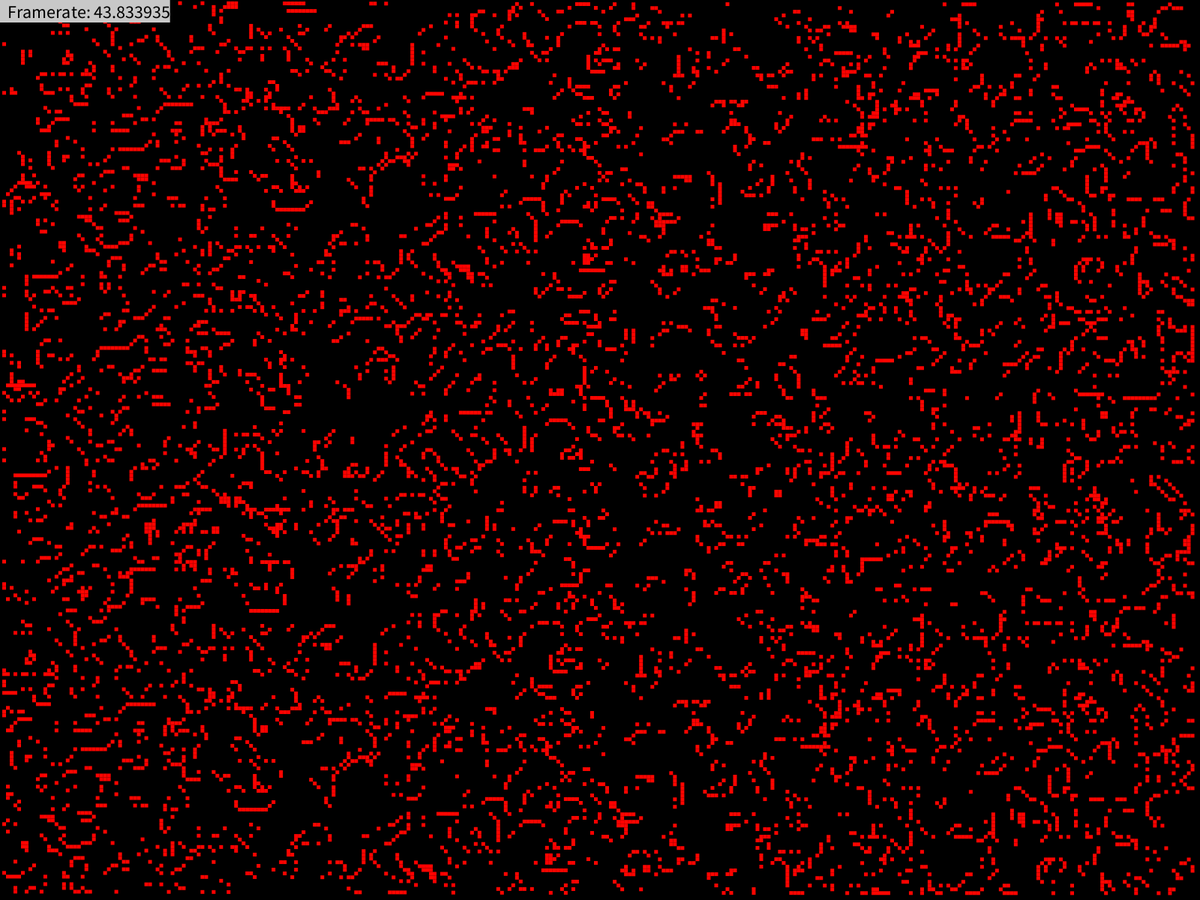
Frame 1 (no input)
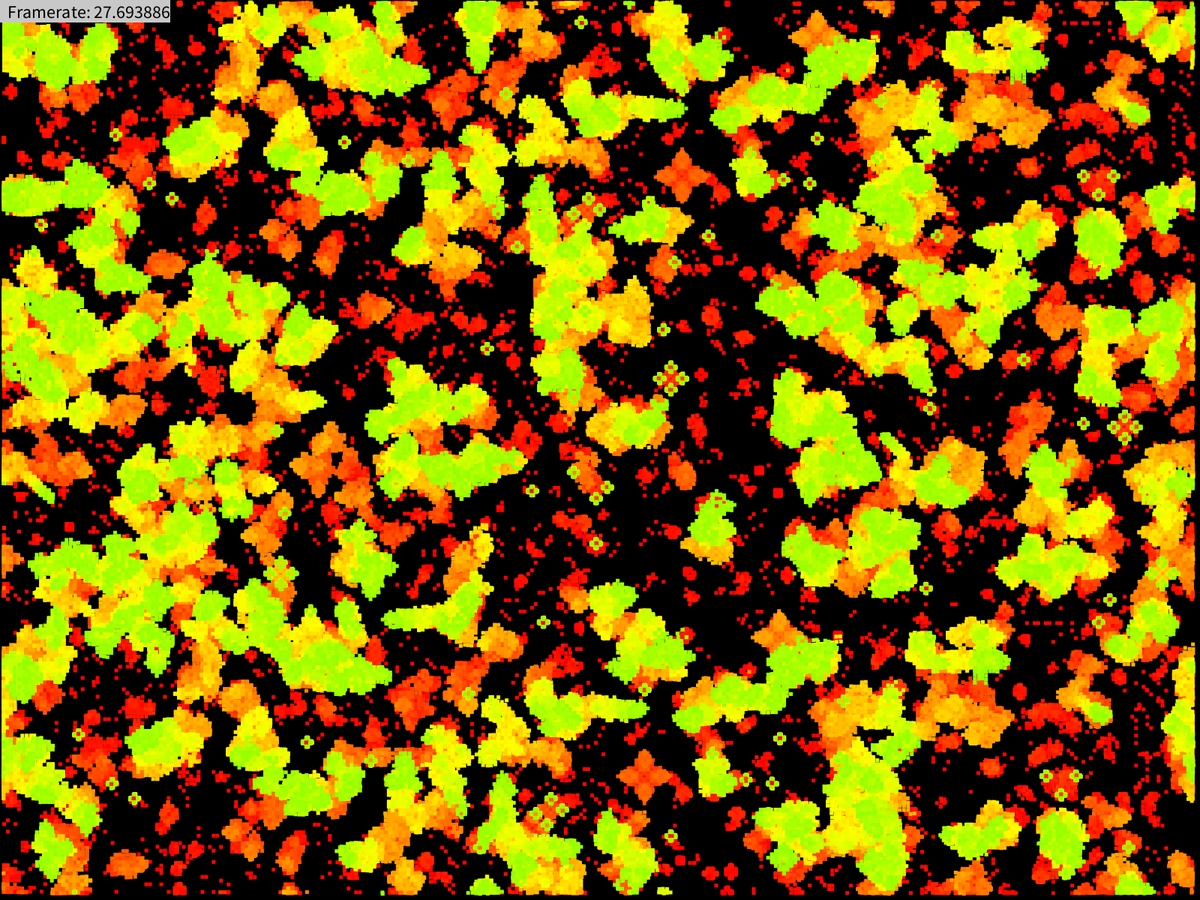
Frame 60 (the mouse pressed at the canvas centre just before this capture)
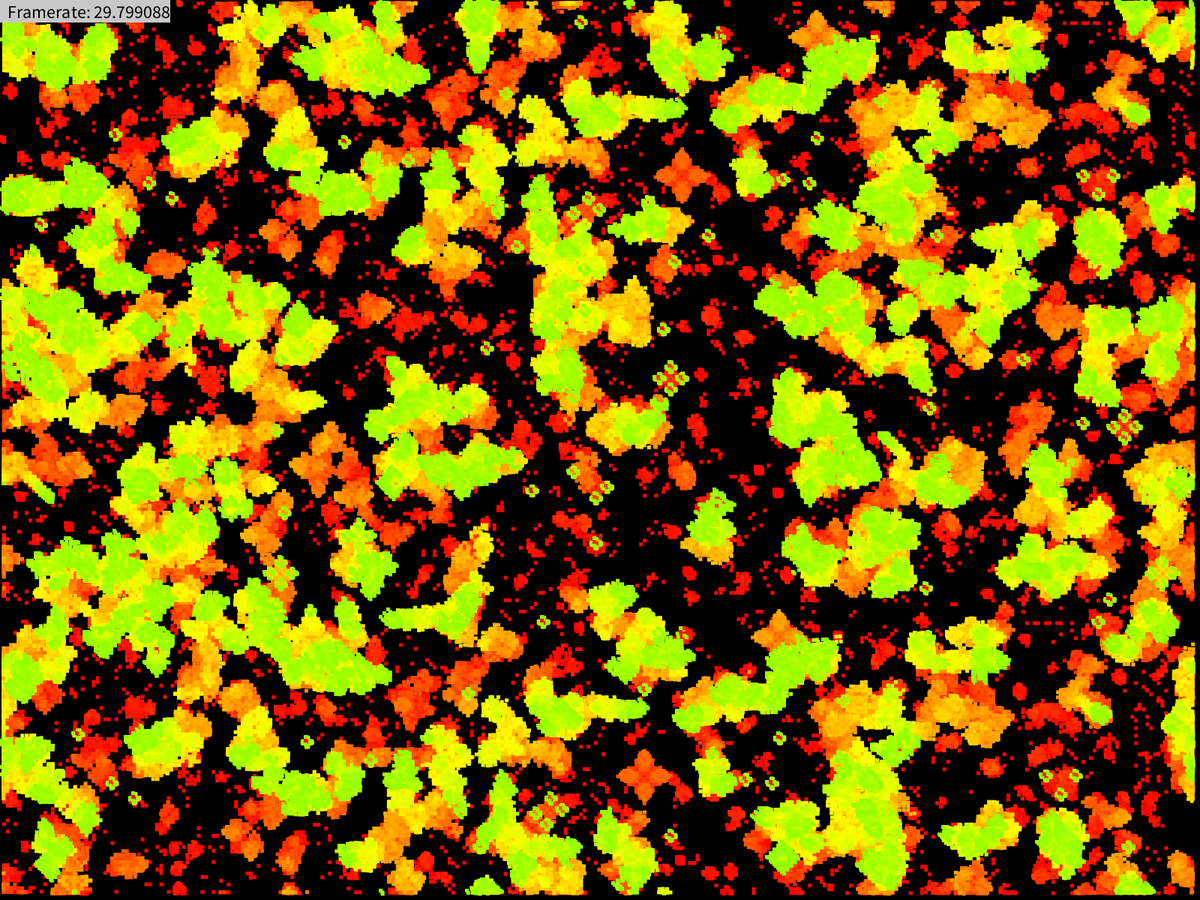
Frame 120 (the mouse held since frame 60 and released just before this capture)

The Processing sketch that drew these frames (run headless with seeded random() and noise(); from frame 60 on, the mouse is pressed at the canvas centre):

// Processing sketch: GameOfLife
// ── GameOfLife.pde
CellularAutomaton life;
float cellSize = 5;
float seedProbability = 0.5;
float noiseRate = 0.3;
boolean pause, drawing, draw_bg; // If the user has paused the program or is drawing

void setup()
{ fullScreen();
  frameRate(30);
  life = new CellularAutomaton(cellSize, seedProbability);
  life.draw();
  pause = false; drawing = false; draw_bg=false;
  background(0);
}

void draw()
{ if(!pause && !drawing)  {  life.step(); }
  life.draw();
  displayFrameRate();
}

void keyPressed()
{ if (key == 'r' || key == 'R')
  { life.reset();
    life.draw();
  }
  
  if (key == 'p' || key == 'P')  {  pause = !pause; }
  
  if (key == 's' || key == 'S')  {  life.step(); }
  
  if (key == '+')  {  frameRate(frameRate*1.5); }
  if (key == '-')  {  if(frameRate > 1)  {frameRate(frameRate/1.5);} }
  
  if (key == 'c')  {  life.clear(); }
  
  if (key == 'f')  {  frameRate(30); }
  if (key == 'b')  {  draw_bg = !draw_bg; }
}

void mousePressed()  {  drawing = true; }
void mouseDragged()  {  life.addAt(mouseX, mouseY); }
void mouseReleased()  {  drawing = false; }

void displayFrameRate()
{
  String text = "Framerate: " + frameRate;
  fill(200);
  textSize(24);
  rectMode(CORNER);
  rect(0, 0, textWidth(text)+10, 30);
  fill(0);
  text(text, 10, 24);
}
  

  
  
  
// ── cellularAutomaton.pde
class CellularAutomaton
{
  Cell[][] cell;
  Cell[][] previousCell;
  int cols;
  int rows;
  float seedProbability;
  
  CellularAutomaton(float cellSize, float seedProbability)
  { 
    // Calculate dimensions of the grid
    cols = int(width/cellSize)-2;
    rows = int(height/cellSize)-2;
    
    // Initialize a randomized grid
    this.seedProbability = seedProbability;
    cell = new Cell[rows][cols];
    previousCell = new Cell[rows][cols];
    for(int i=0; i<rows; i++)
    { 
      for (int j=0; j<cols; j++)
      { 
        cell[i][j] = new Cell(seedProbability, i, j);
        previousCell[i][j] = new Cell(seedProbability, i, j); 
      }
    }
  }
  
  void draw()
  {
    if (draw_bg) {
      background(0);
    }
    rectMode(CENTER);
    colorMode(HSB);
    noStroke();
    for (int i=0; i<rows; i++)
    {
      for (int j=0; j<cols; j++)
      {
        if (cell[i][j].isAlive())
        {
          // Get positions on the screen
          float x = j*cellSize + cellSize/2;
          float y = i*cellSize + cellSize/2;
          
          if(!drawing)
          {
            x += cellSize*noise((i+100*j)*frameCount*0.00005);
            y += cellSize*noise((i+100*j)*frameCount*0.00005 + 1000);
          }
          
          // Draw cell 
          fill(cell[i][j].birthTime() % 255, 255, 255);
          rect(x, y, cellSize, cellSize);
        }
      }
      
    }
  }
  
  void step()
  {
    // Save a snapshot of the current state
    saveStates();
    // Update the state of each cell
    for (int i=0; i<rows; i++)
    {
      for(int j=0; j<cols; j++)
      {
        int aliveNeighbors = aliveNeighbourCount(i, j);  
        if(cell[i][j].isAlive())
        {
          if(aliveNeighbors < 2)  {  cell[i][j].Die(); } // Die of solitude
          else if (aliveNeighbors > 3)  {  cell[i][j].Die(); } // Die of overpopulation
        }
        else // It is a dead cell
        {
          if (aliveNeighbors == 3)  {  cell[i][j].Live(); } // Just the right number
        }
      }
    }
  }
  
  int aliveNeighbourCount(int i, int j) //<>//
  {


    int count = 0; //<>//
    for(int horOffset = -1; horOffset <= 1; horOffset++) //<>//
    {
      for(int vertOffset = -1; vertOffset <= 1; vertOffset++)
      {
        int ii = (i + vertOffset + rows) % rows;
        int jj = (j + horOffset + cols) % cols;
        if (previousCell[ii][jj].isAlive())
        {
          if ((ii != i) || (jj != j)) {count++;}
        }
      }
    }
    return count;
  }
  
  void saveStates()
  {
    for (int i=0; i<rows; i++)
    {
      for(int j=0; j<cols; j++)
      {
        if(cell[i][j].isAlive())  {  previousCell[i][j].Live(); }
        else  {  previousCell[i][j].Die(); }
      }
    }
  }
  
  void reset()
  {
    for(int i=0; i<rows; i++)
    { 
      for (int j=0; j<cols; j++)
      {
        float s = noise(noiseRate*i, noiseRate*j);
        if (s < seedProbability)  {  cell[i][j].Live(); }
        else  {  cell[i][j].Die(); } 
      }
    }
  }
  
  void clear()
  {
    for(int i=0; i<rows; i++)
    { 
      for (int j=0; j<cols; j++)
      {
        cell[i][j].Die();
      }
    }
  }
  
  void addAt(float x, float y)
  {
    int i = int(y/height * rows);
    int j = int(x/width * cols);
    cell[i][j].Live();
  }
}


class Cell
{
  boolean state;
  int birth_time;
  
  Cell(float seedProbability, int i, int j)
  {
    float s = noise(noiseRate*i, noiseRate*j);
    if(s < seedProbability) {this.Live();}
    else    {this.Die();}
    
    birth_time=0;
  }
  
  void Live()  {state = true; birth_time=frameCount;}
  
  void Die()  {state = false;}
  
  boolean isAlive()  {return state;}
  
  int birthTime() {return birth_time;}
}
